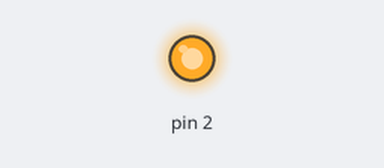
This sketch was run on a simulated Arduino Uno, built with avr-gcc and run on an emulated ATmega328P. On the bench: output pins drawn as LEDs (lit = HIGH).

Above: at 1.0 s.
At 3.0 s:
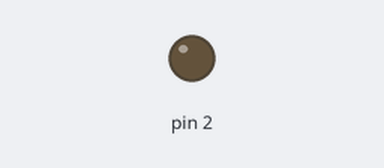
Timing chart, 0 to 5.2 s (numbered marks = the images above):
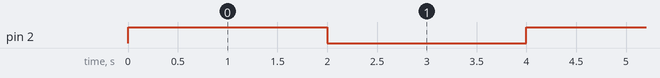

Measured:
- by itself, pin 2: alternates HIGH for 2.0 s and LOW for 2.0 s

The sketch:

exo2.ino
```cpp
void setup() {
  // put your setup code here, to run once:
  #define LED_VERTE 2
}

void ledOnForTiming(int port_led,int timing) {
  pinMode(port_led,OUTPUT);
  digitalWrite(port_led,HIGH);
  delay(timing*1000);
  digitalWrite(port_led,LOW);
  delay(timing*1000);

}

void loop() {
  // put your main code here, to run repeatedly:
  ledOnForTiming(LED_VERTE,2);

}
```
